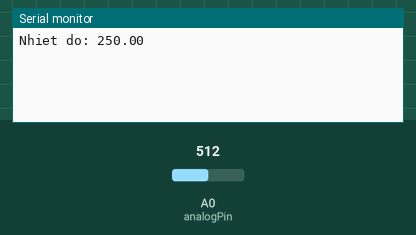
This sketch was run on a simulated Arduino Uno, built with avr-gcc and run on an emulated ATmega328P. Shown: the last lines printed to the serial monitor. Inputs (shaded band) come from the test bench; at power-on: A0 (analogPin) = 512.

Above: at 1.7 s.
1.8 s: A0 (analogPin) set to 716
At 1.8 s:
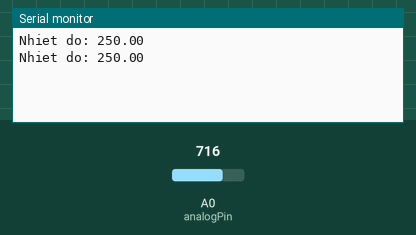
3.3 s: A0 (analogPin) set to 900
At 4.2 s:
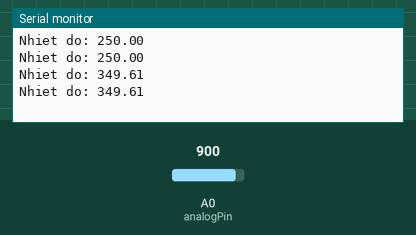
Timing chart, 0 to 6.3 s (numbered marks = the images above; inputs shaded):
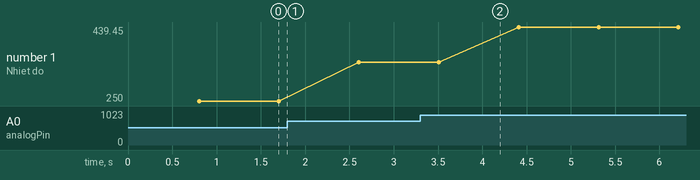

Measured:
- plotted number 1: 250 → 349.61 after the input at 1.8 s, 349.61 → 439.45 after the input at 3.3 s

The sketch:

UART_LCD_LM35_Sendto_PC.ino
```cpp
//LCD Pin name: 4=RS
//LCD Pin name: 5=RW
//LCD Pin name: 6=EN

#define LcdDataBus PORTB
int LCD_RS = A3;//A3 pin
int LCD_RW = A4;//A4 pin
int LCD_EN = A5;//A5 pin

//khai bao bien
int i;
int analogPin = A0; //Doc du lieu cho ADC
int val = 0;
float temp;

//khai bao thu vien chan LCD
void setup()
{
 //DDRB=0xFF;
 pinMode(LCD_RS,OUTPUT);
 pinMode(LCD_RW,OUTPUT);
 pinMode(LCD_EN,OUTPUT);
 Serial.begin(9600);
}

/* Gui ma lenh ra LCD
   Trong che do 4bit, a byte lenh duoc gui toi ca 2 thanh phan thap va cao (4-bit nibbles) */
void Lcd_CmdWrite(char cmd)
{
  LcdDataBus = (cmd & 0xF0);//che 4 bit thap chi giu 4 bit cao
  LcdDataBus = LcdDataBus>>2;
  digitalWrite(LCD_RS,0);               // RS=0 gui ma lenh
  digitalWrite(LCD_RW,0);               // RW=0 ghi lenh
  digitalWrite(LCD_EN,1);               // EN=1
  delay(10);                           // Doi!!!
  digitalWrite(LCD_EN,0);               // EN=0, tin hieu 1-0 cho phep ghi/doc
  delay(10);

  LcdDataBus = ((cmd<<4) & 0xF0); //Dich trai 4 bit de chuyen sang 4 bit thap
  LcdDataBus = LcdDataBus>>2;
  digitalWrite(LCD_RS,0);                   // RS=0 gui ma lenh
  digitalWrite(LCD_RW,0);                   // RW=0 ghi lenh
  digitalWrite(LCD_EN,1);                  // EN=1
  delay(10);                             // Doi!!!
  digitalWrite(LCD_EN,0);                 // EN=0, tin hieu 1-0 cho phep ghi/doc
  delay(10);
}
/* Gui du lieu ra LCD
   Trong che do 4bit, a byte du lieu duoc gui toi ca 2 thanh phan thap va cao (4-bit nibbles) */
void Lcd_DataWrite(char dat)
{
    LcdDataBus = (dat & 0xF0);//che 4 bit thap chi giu 4 bit cao
    LcdDataBus = LcdDataBus>>2;
    digitalWrite(LCD_RS,1);                 // RS=1 gui du lieu
    digitalWrite(LCD_RW,0);                // RW=0 ghi du lieu
    digitalWrite(LCD_EN,1);               // EN=1
    delay(10);                           // Doi!!!
    digitalWrite(LCD_EN,0);             // EN=0, tin hieu 1-0 cho phep ghi/doc

    delay(10);

    LcdDataBus = ((dat<<4) & 0xF0);  //Dich trai 4 bit de chuyen sang 4 bit thap
    LcdDataBus = LcdDataBus>>2;
    digitalWrite(LCD_RS,1);             // RS=1 gui du lieu
    digitalWrite(LCD_RW,0);            // RW=0 ghi du lieu
    digitalWrite(LCD_EN,1);           // EN=1
    delay(10);                       // Doi!!!
    digitalWrite(LCD_EN,0);                     // EN=0, tin hieu 1-0 cho phep ghi/doc

    delay(10);
}

void LCD_Init()    //Function to prepare the LCD  and get it ready
{
    Lcd_CmdWrite(0x02);        // Initialize Lcd in 4-bit mode
    Lcd_CmdWrite(0x28);        // enable 5x7 mode for chars
    Lcd_CmdWrite(0x0E);        // Display OFF, Cursor ON
    Lcd_CmdWrite(0x01);        // Clear Display
    Lcd_CmdWrite(0x80);        // Move the cursor to beginning of first line
}

void LCD_ShiftLeft()
{
  Lcd_CmdWrite(0x18);// Shift display entire to left
  delay(10);
}

void LCD_SecondRow()
{
  Lcd_CmdWrite(0xC0);// Sencond Row begining
  delay(10);
}

void Display()
{
  String S_character="N.do: ";
  String value =  String(temp, 3); //lam tron 3 chu so thap phan
  S_character = S_character + value + char(223) + "C";
  int j=0;
  while(S_character[j] != '\0') // searching the null terminator in the sentence
  {
    Lcd_DataWrite(S_character[j]);
    j++;
  }
}


void loop()
{
  val = analogRead(analogPin);  // read the input pin
  float voltage = (float)val * 5.0 / 1024.0;
  temp = voltage * 100.0;
  LCD_Init();
  Display();

  Serial.print("Nhiet do: ");
  Serial.println(temp);
  delay(100);
}
```
